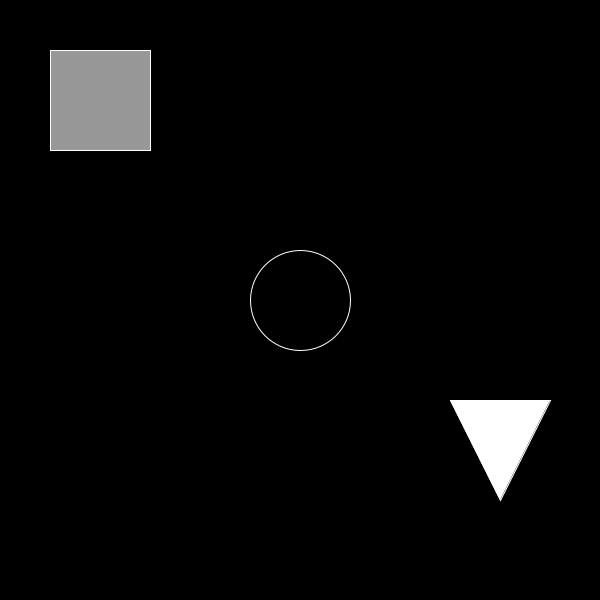
Frame 1 (no input)
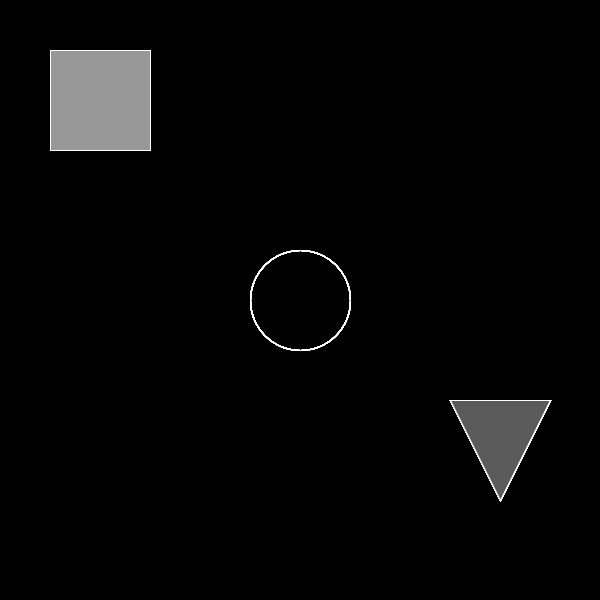
Frame 60 (the mouse pressed at the canvas centre just before this capture)
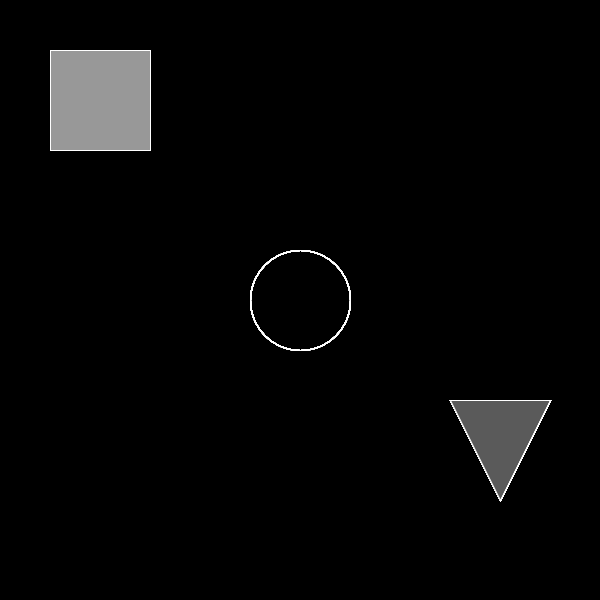
Frame 120 (the mouse held since frame 60 and released just before this capture)

The Processing sketch that drew these frames (run headless with seeded random() and noise(); from frame 60 on, the mouse is pressed at the canvas centre):

// Processing sketch: Exercicio 02
// ── Exercicio 02.pde
void setup() {  // setup() runs once
  size(600, 600);
  background(0);
  stroke(255);
  frameRate(60);
}

void draw(){
  triangle(500, 500, 450, 400, 550 , 400); //Triangulo
  fill(152);
  quad(50, 50, 150, 50, 150, 150, 50, 150); //Quadrado
  fill(300);
  
  //Ciculo centralizado
  translate(300,300);
  circle(0, 0, 100);
  fill(90);
  save("exercicio_01.png");
}
